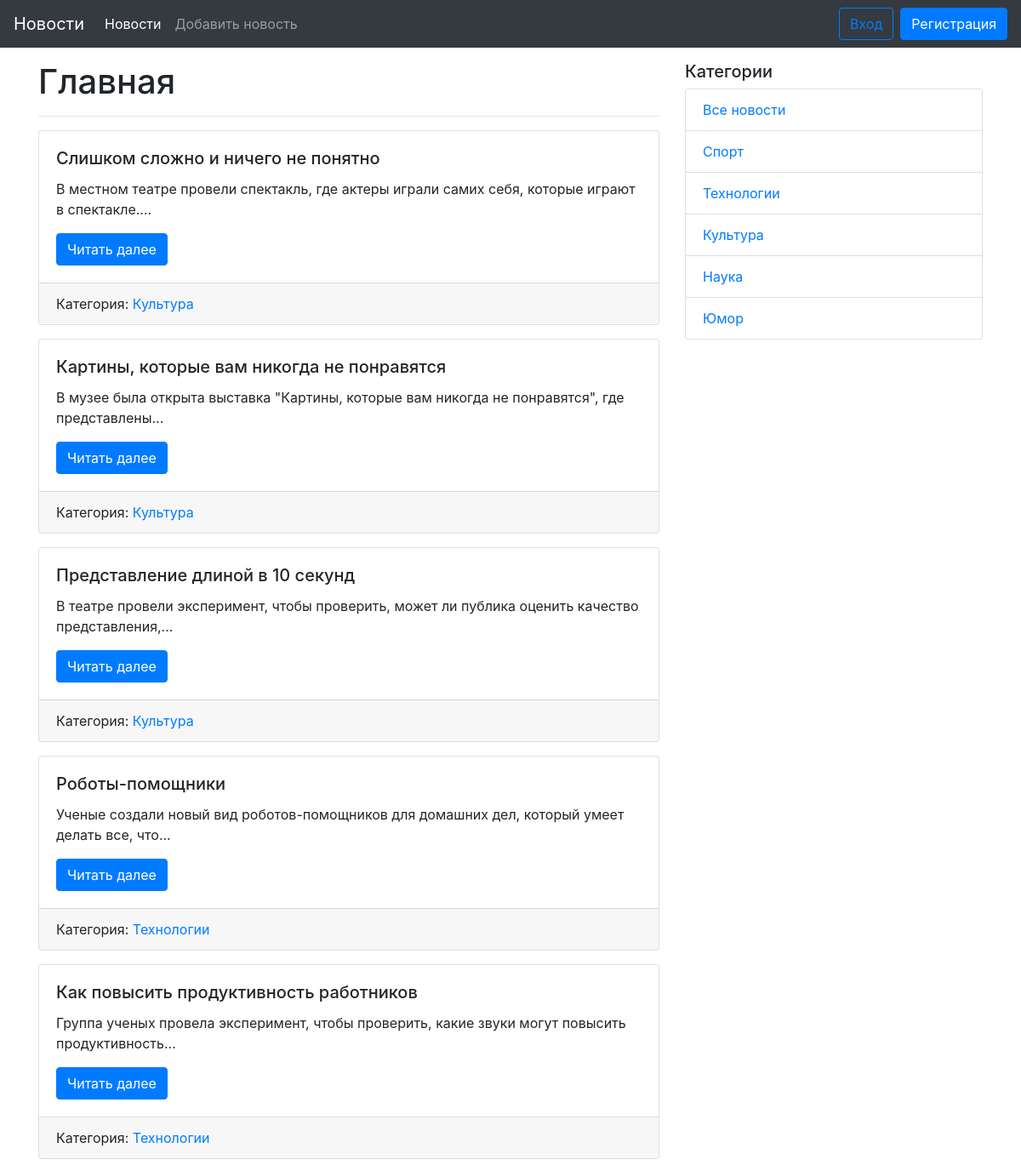
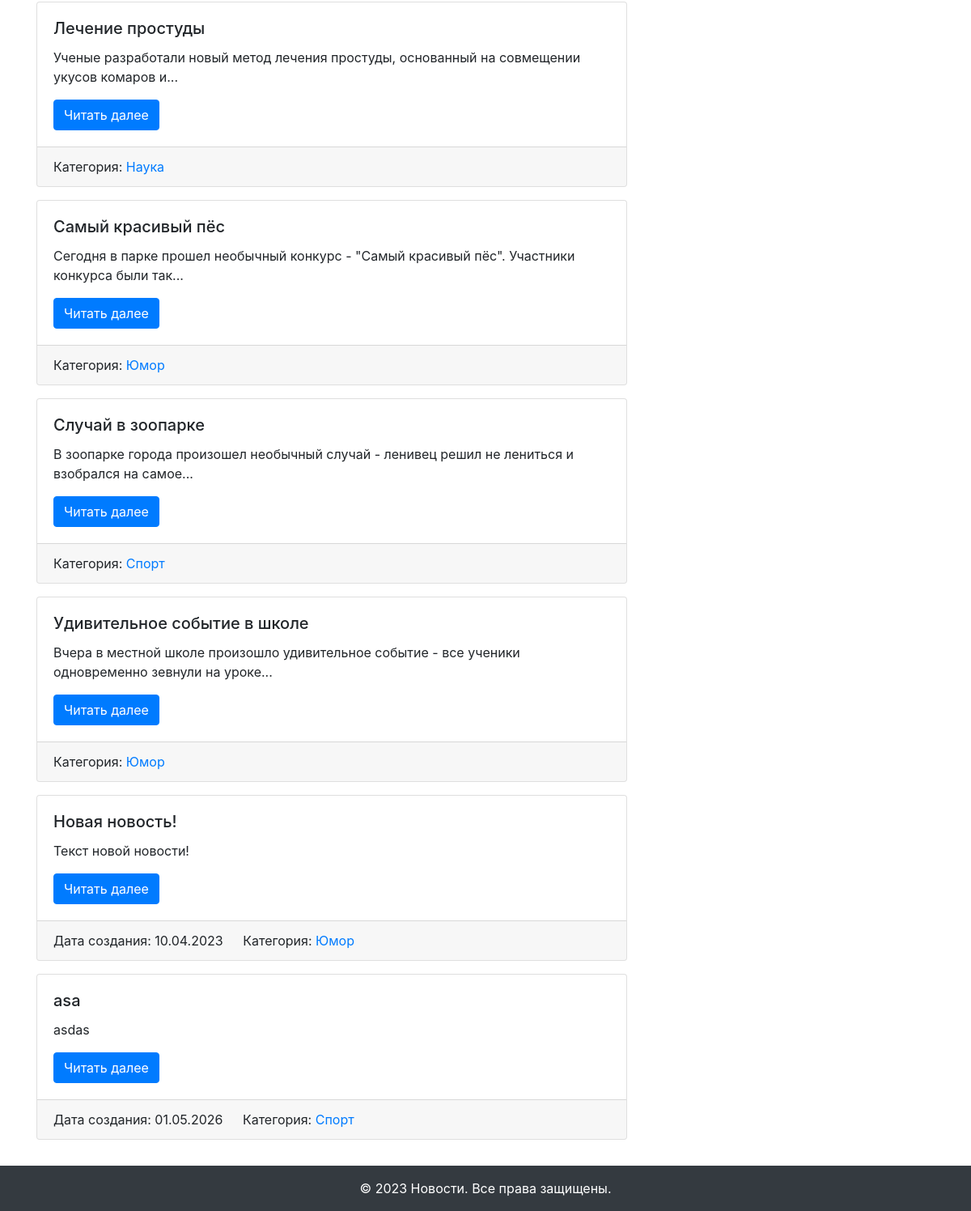
The page / on the database its author committed (2 pictures, top to bottom).
### models.py (models this page shows, shortened)
class News(db.Model):
    id = db.Column(db.Integer, primary_key=True)
    title = db.Column(db.String(255), nullable=False, unique=True)
    text = db.Column(db.Text, nullable=False)
    created_date = db.Column(db.Date, default=datetime.now())
    category_id = db.Column(db.Integer, db.ForeignKey('category.id'))  # nullable=False
    category = db.relationship('Category', back_populates='news')
    user_id = db.Column(db.Integer, db.ForeignKey('user.id'))
    user = db.relationship('User', back_populates='news')

class Category(db.Model):
    id = db.Column(db.Integer, primary_key=True)
    title = db.Column(db.String(255), nullable=False)
    news = db.relationship('News', back_populates='category')

### views.py (the view)
@app.route('/', methods=["GET", "POST"])
def home_page():
    news_for_today = News.query.all()
    categories = Category.query.all()
    return render_template('index.html', news_for_today=news_for_today, categories=categories)

### templates/index.html (shortened to what this page needs)
{% extends "base.html" %}
{% block content %}
  <h1>Главная</h1>
  <hr>
  {% for news in news_for_today %}
  <div class="card mb-3">
    <div class="card-body">
      <h5 class="card-title">{{ news.title }}</h5>
      <p class="card-text">{{ news.text|truncate(100) }}</p>
      <a href="{{ url_for('news_detail', news_id=news.id) }}" class="btn btn-primary">Читать далее</a>
    </div>
    <div class="card-footer">
      {% if news.created_date %}
        <span class="card-link">Дата создания: {{ news.created_date.strftime('%d.%m.%Y') }}</span>
      {% endif %}
      {% if news.category %}
        <span class="card-link">Категория: <a href="{{ url_for('news_in_category', id=news.category.id) }}">{{ news.category.title }}</a></span>
      {% endif %}
    </div>
  </div>
  {% else %}
  <p class="card-text">Новостей пока нет!</p>
  {% endfor %}
{% endblock content %}

### templates/side_navigation.html
<div class="col-md-4">
  <h5>Категории</h5>
  <ul class="list-group">
    <li class="list-group-item"><a href="{{ url_for('home_page') }}">Все новости</a></li>
    {% for category in categories %}
      <li class="list-group-item"><a href="{{ url_for('news_in_category', id=category.id) }}">{{ category.title }}</a></li>
    {% endfor %}
  </ul>
</div>

### rows shown on the page
News: title "Слишком сложно и ничего не понятно", text "В местном театре провели спектакль, где актеры играли самих себя, которые играют в спектакле....", category "Культура"
News: title "Картины, которые вам никогда не понравятся", text "В музее была открыта выставка \"Картины, которые вам никогда не понравятся\", где представлены...", category "Культура"
News: title "Представление длиной в 10 секунд", text "В театре провели эксперимент, чтобы проверить, может ли публика оценить качество представления,...", category "Культура"
News: title "Роботы-помощники", text "Ученые создали новый вид роботов-помощников для домашних дел, который умеет делать все, что...", category "Технологии"
News: title "Как повысить продуктивность работников", text "Группа ученых провела эксперимент, чтобы проверить, какие звуки могут повысить продуктивность...", category "Технологии"
News: title "Лечение простуды", text "Ученые разработали новый метод лечения простуды, основанный на совмещении укусов комаров и...", category "Наука"
News: title "Самый красивый пёс", text "Сегодня в парке прошел необычный конкурс - \"Самый красивый пёс\". Участники конкурса были так...", category "Юмор"
News: title "Случай в зоопарке", text "В зоопарке города произошел необычный случай - ленивец решил не лениться и взобрался на самое...", category "Спорт"
News: title "Удивительное событие в школе", text "Вчера в местной школе произошло удивительное событие - все ученики одновременно зевнули на уроке...", category "Юмор"
News: title "Новая новость!", text "Текст новой новости!", created_date "10.04.2023", category "Юмор"
News: title "asa", text "asdas", created_date "01.05.2026", category "Спорт"
Category: title "Спорт"
Category: title "Технологии"
Category: title "Культура"
Category: title "Наука"
Category: title "Юмор"
